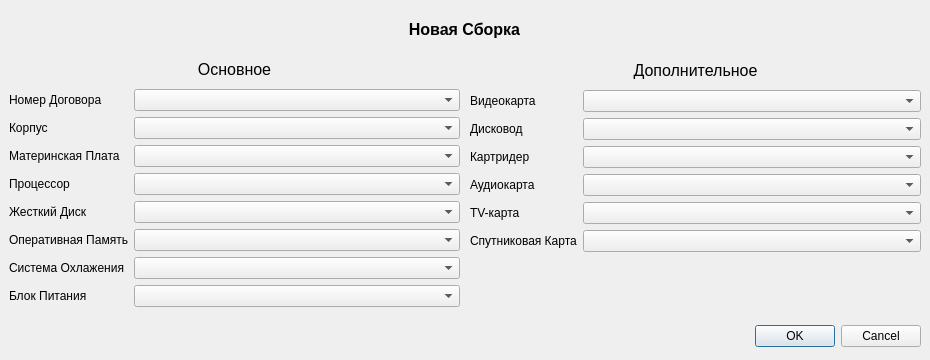
<?xml version="1.0" encoding="UTF-8"?>
<ui version="4.0">
 <class>NewSborkaDlg</class>
 <widget class="QDialog" name="NewSborkaDlg">
  <property name="geometry">
   <rect>
    <x>0</x>
    <y>0</y>
    <width>930</width>
    <height>360</height>
   </rect>
  </property>
  <property name="windowTitle">
   <string>Dialog</string>
  </property>
  <widget class="QDialogButtonBox" name="buttonBox">
   <property name="geometry">
    <rect>
     <x>580</x>
     <y>320</y>
     <width>341</width>
     <height>32</height>
    </rect>
   </property>
   <property name="orientation">
    <enum>Qt::Horizontal</enum>
   </property>
   <property name="standardButtons">
    <set>QDialogButtonBox::Cancel|QDialogButtonBox::Ok</set>
   </property>
  </widget>
  <widget class="QWidget" name="verticalLayoutWidget">
   <property name="geometry">
    <rect>
     <x>9</x>
     <y>9</y>
     <width>911</width>
     <height>41</height>
    </rect>
   </property>
   <layout class="QVBoxLayout" name="verticalLayout">
    <item>
     <widget class="QLabel" name="label">
      <property name="font">
       <font>
        <pointsize>12</pointsize>
        <weight>75</weight>
        <bold>true</bold>
       </font>
      </property>
      <property name="text">
       <string>Новая Сборка</string>
      </property>
      <property name="alignment">
       <set>Qt::AlignCenter</set>
      </property>
     </widget>
    </item>
   </layout>
  </widget>
  <widget class="QWidget" name="formLayoutWidget">
   <property name="geometry">
    <rect>
     <x>9</x>
     <y>89</y>
     <width>451</width>
     <height>221</height>
    </rect>
   </property>
   <layout class="QFormLayout" name="formLayout">
    <item row="0" column="0">
     <widget class="QLabel" name="label_2">
      <property name="text">
       <string>Номер Договора</string>
      </property>
     </widget>
    </item>
    <item row="1" column="0">
     <widget class="QLabel" name="label_3">
      <property name="text">
       <string>Корпус</string>
      </property>
     </widget>
    </item>
    <item row="2" column="0">
     <widget class="QLabel" name="label_4">
      <property name="text">
       <string>Материнская Плата</string>
      </property>
     </widget>
    </item>
    <item row="3" column="0">
     <widget class="QLabel" name="label_5">
      <property name="text">
       <string>Процессор</string>
      </property>
     </widget>
    </item>
    <item row="4" column="0">
     <widget class="QLabel" name="label_6">
      <property name="text">
       <string>Жесткий Диск</string>
      </property>
     </widget>
    </item>
    <item row="5" column="0">
     <widget class="QLabel" name="label_7">
      <property name="text">
       <string>Оперативная Память</string>
      </property>
     </widget>
    </item>
    <item row="6" column="0">
     <widget class="QLabel" name="label_8">
      <property name="text">
       <string>Система Охлажения</string>
      </property>
     </widget>
    </item>
    <item row="7" column="0">
     <widget class="QLabel" name="label_9">
      <property name="text">
       <string>Блок Питания</string>
      </property>
     </widget>
    </item>
    <item row="0" column="1">
     <widget class="QComboBox" name="SNumber"/>
    </item>
    <item row="1" column="1">
     <widget class="QComboBox" name="SKorpus"/>
    </item>
    <item row="2" column="1">
     <widget class="QComboBox" name="SMaterinka"/>
    </item>
    <item row="3" column="1">
     <widget class="QComboBox" name="SProcess"/>
    </item>
    <item row="4" column="1">
     <widget class="QComboBox" name="SDisk"/>
    </item>
    <item row="5" column="1">
     <widget class="QComboBox" name="SOperativa"/>
    </item>
    <item row="6" column="1">
     <widget class="QComboBox" name="SSystemOhl"/>
    </item>
    <item row="7" column="1">
     <widget class="QComboBox" name="SPitanie"/>
    </item>
   </layout>
  </widget>
  <widget class="QWidget" name="formLayoutWidget_2">
   <property name="geometry">
    <rect>
     <x>470</x>
     <y>90</y>
     <width>451</width>
     <height>221</height>
    </rect>
   </property>
   <layout class="QFormLayout" name="formLayout_2">
    <item row="0" column="0">
     <widget class="QLabel" name="label_10">
      <property name="text">
       <string>Видеокарта</string>
      </property>
     </widget>
    </item>
    <item row="0" column="1">
     <widget class="QComboBox" name="SVideo"/>
    </item>
    <item row="1" column="0">
     <widget class="QLabel" name="label_11">
      <property name="text">
       <string>Дисковод</string>
      </property>
     </widget>
    </item>
    <item row="1" column="1">
     <widget class="QComboBox" name="SDiskovod"/>
    </item>
    <item row="2" column="0">
     <widget class="QLabel" name="label_12">
      <property name="text">
       <string>Картридер</string>
      </property>
     </widget>
    </item>
    <item row="2" column="1">
     <widget class="QComboBox" name="SKartrider"/>
    </item>
    <item row="3" column="0">
     <widget class="QLabel" name="label_13">
      <property name="text">
       <string>Аудиокарта</string>
      </property>
     </widget>
    </item>
    <item row="3" column="1">
     <widget class="QComboBox" name="SAudio"/>
    </item>
    <item row="4" column="0">
     <widget class="QLabel" name="label_14">
      <property name="text">
       <string>TV-карта</string>
      </property>
     </widget>
    </item>
    <item row="4" column="1">
     <widget class="QComboBox" name="STV"/>
    </item>
    <item row="5" column="0">
     <widget class="QLabel" name="label_15">
      <property name="text">
       <string>Спутниковая Карта</string>
      </property>
     </widget>
    </item>
    <item row="5" column="1">
     <widget class="QComboBox" name="SKarta"/>
    </item>
   </layout>
  </widget>
  <widget class="QWidget" name="verticalLayoutWidget_2">
   <property name="geometry">
    <rect>
     <x>9</x>
     <y>49</y>
     <width>451</width>
     <height>41</height>
    </rect>
   </property>
   <layout class="QVBoxLayout" name="verticalLayout_2">
    <item>
     <widget class="QLabel" name="label_16">
      <property name="font">
       <font>
        <pointsize>12</pointsize>
       </font>
      </property>
      <property name="text">
       <string>Основное</string>
      </property>
      <property name="alignment">
       <set>Qt::AlignCenter</set>
      </property>
     </widget>
    </item>
   </layout>
  </widget>
  <widget class="QWidget" name="verticalLayoutWidget_3">
   <property name="geometry">
    <rect>
     <x>470</x>
     <y>50</y>
     <width>451</width>
     <height>41</height>
    </rect>
   </property>
   <layout class="QVBoxLayout" name="verticalLayout_3">
    <item>
     <widget class="QLabel" name="label_17">
      <property name="font">
       <font>
        <pointsize>12</pointsize>
       </font>
      </property>
      <property name="text">
       <string>Дополнительное</string>
      </property>
      <property name="alignment">
       <set>Qt::AlignCenter</set>
      </property>
     </widget>
    </item>
   </layout>
  </widget>
 </widget>
 <resources/>
 <connections>
  <connection>
   <sender>buttonBox</sender>
   <signal>accepted()</signal>
   <receiver>NewSborkaDlg</receiver>
   <slot>accept()</slot>
   <hints>
    <hint type="sourcelabel">
     <x>248</x>
     <y>254</y>
    </hint>
    <hint type="destinationlabel">
     <x>157</x>
     <y>274</y>
    </hint>
   </hints>
  </connection>
  <connection>
   <sender>buttonBox</sender>
   <signal>rejected()</signal>
   <receiver>NewSborkaDlg</receiver>
   <slot>reject()</slot>
   <hints>
    <hint type="sourcelabel">
     <x>316</x>
     <y>260</y>
    </hint>
    <hint type="destinationlabel">
     <x>286</x>
     <y>274</y>
    </hint>
   </hints>
  </connection>
 </connections>
</ui>
